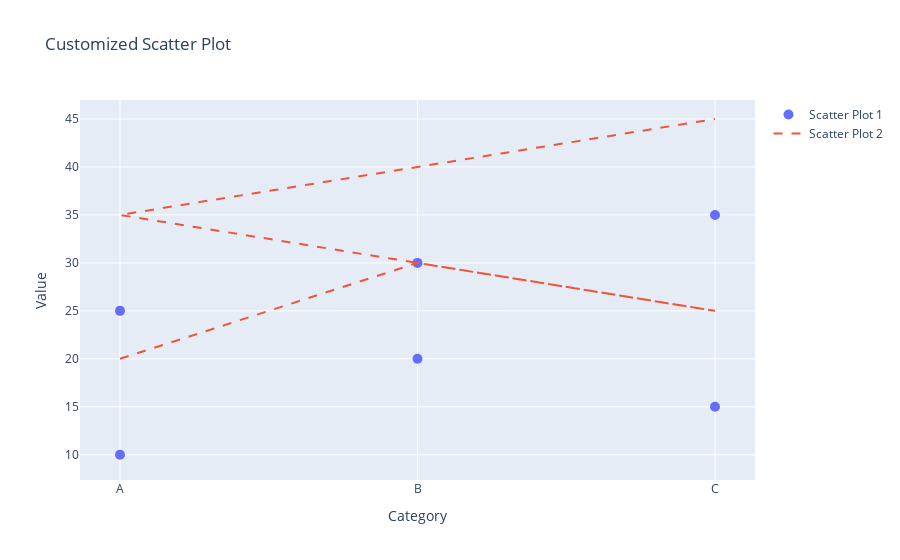

Notebook code cell kept with this figure:
### Code cell
#update_traces() method in Plotly's go.Figure to customize individual trace settings.
import plotly.graph_objects as go

# Create a customized plot using go.Figure
fig = go.Figure()

# Add scatter traces to the figure
fig.add_trace(go.Scatter(x=['A', 'B', 'C', 'A', 'B', 'C'],
                         y=[10, 20, 15, 25, 30, 35],
                         mode='markers',
                         name='Scatter Plot 1'))

fig.add_trace(go.Scatter(x=['A', 'B', 'C', 'A', 'B', 'C'],
                         y=[20, 30, 25, 35, 40, 45],
                         mode='lines',
                         name='Scatter Plot 2'))

# Update individual trace settings
fig.update_traces(marker=dict(size=10),
                  selector=dict(mode='markers'))

fig.update_traces(line=dict(dash='dash'),
                  selector=dict(mode='lines'))

# Customize layout settings
fig.update_layout(title='Customized Scatter Plot',
                  xaxis_title='Category',
                  yaxis_title='Value')

# Show the plot
fig.show()

### Figure 1 — Plotly figure (JSON) as saved in the notebook; plotly's stock layout.template omitted (floating-point values rounded to 4 significant figures)
{"data": [{"marker": {"size": 10}, "mode": "markers", "name": "Scatter Plot 1", "type": "scatter", "x": ["A", "B", "C", "A", "B", "C"], "y": [10, 20, 15, 25, 30, 35]}, {"line": {"dash": "dash"}, "mode": "lines", "name": "Scatter Plot 2", "type": "scatter", "x": ["A", "B", "C", "A", "B", "C"], "y": [20, 30, 25, 35, 40, 45]}], "layout": {"title": {"text": "Customized Scatter Plot"}, "xaxis": {"title": {"text": "Category"}}, "yaxis": {"title": {"text": "Value"}}}}
